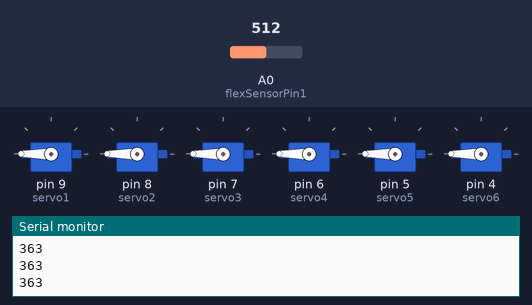
Bench run of a sketch on a simulated Arduino Uno, built with avr-gcc and run on an emulated ATmega328P. Parts: 6 × servo, the last lines printed to the serial monitor. The inputs (shaded band) are chosen by the test bench; at power-on: A0 (flexSensorPin1) = 512.

Above: at 1.2 s.
1.3 s: A0 (flexSensorPin1) set to 716
At 3.0 s:
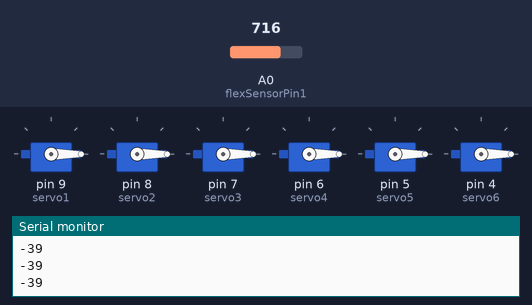
4.3 s: A0 (flexSensorPin1) set to 511
At 4.46 s:
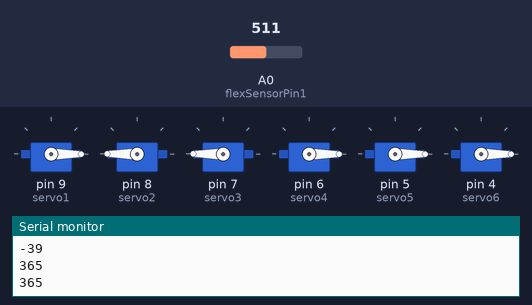
7.3 s: A0 (flexSensorPin1) set to 458
8.8 s: A0 (flexSensorPin1) set to 431
At 8.98 s:
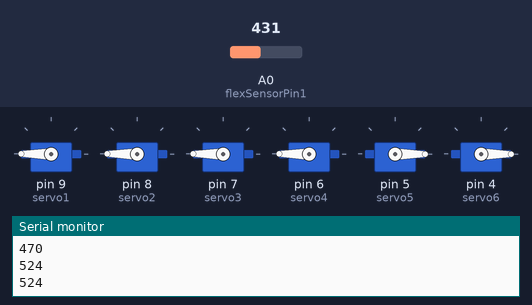
11.8 s: A0 (flexSensorPin1) set to 306
At 13.8 s:
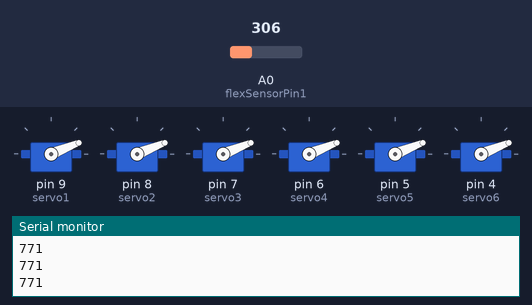
14.8 s: A0 (flexSensorPin1) set to 170
At 16.5 s:
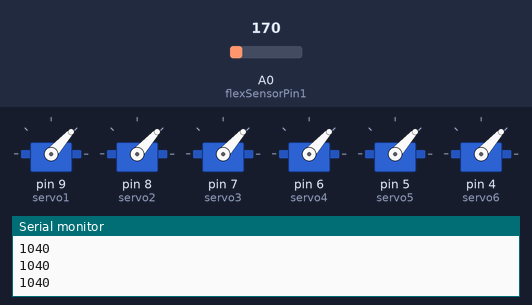
Timing chart, 0 to 18.0 s (numbered marks = the images above; inputs shaded):
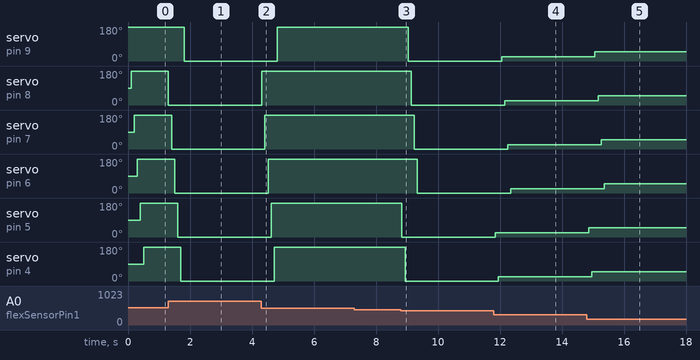

Measured:
- the behaviour switches between 444 and 443 on A0 (flexSensorPin1) (found by bisection; images 2 and 3)
- after the input at 1.3 s, servo on pin 9 (servo1): 180° → 0° after 0.51 s; servo on pin 8 (servo2): 180° → 0° at once; servo on pin 7 (servo3): 180° → 0° after 0.11 s; servo on pin 6 (servo4): 180° → 0° after 0.21 s; servo on pin 5 (servo5): 180° → 0° after 0.31 s
- after the input at 4.3 s, servo on pin 9 (servo1): 0° → 180° after 0.52 s; servo on pin 8 (servo2): 0° → 180° at once; servo on pin 7 (servo3): 0° → 180° after 0.12 s; servo on pin 6 (servo4): 0° → 180° after 0.22 s; servo on pin 5 (servo5): 0° → 180° after 0.32 s
- after the input at 8.8 s, servo on pin 9 (servo1): 180° → 0° after 0.24 s; servo on pin 8 (servo2): 180° → 0° after 0.34 s; servo on pin 7 (servo3): 180° → 0° after 0.44 s; servo on pin 6 (servo4): 180° → 0° after 0.54 s; servo on pin 5 (servo5): 180° → 0° at once
- after the input at 11.8 s, servo on pin 9 (servo1): 0° → 22° after 0.25 s; servo on pin 8 (servo2): 0° → 22° after 0.35 s; servo on pin 7 (servo3): 0° → 22° after 0.45 s; servo on pin 6 (servo4): 0° → 22° after 0.55 s; servo on pin 5 (servo5): 0° → 22° after 0.05 s
- after the input at 14.8 s, servo on pin 9 (servo1): 22° → 48° after 0.26 s; servo on pin 8 (servo2): 22° → 48° after 0.36 s; servo on pin 7 (servo3): 22° → 48° after 0.46 s; servo on pin 6 (servo4): 22° → 48° after 0.56 s; servo on pin 5 (servo5): 22° → 48° after 0.06 s

The sketch:

final_code.ino
```cpp
#include <Servo.h>
int flexSensorPin1 = A0;
int flexSensorPin2 = A0;
int flexSensorPin3 = A0;
int flexSensorPin4 = A0;
int flexSensorPin5 = A0;
int flexSensorPin6 = A0;
int pos=0;
Servo servo1,servo2,servo3,servo4,servo5,servo6;

void setup()
{
Serial.begin(9600);
servo1.attach(9);
servo2.attach(8);
servo3.attach(7);
servo4.attach(6);
servo5.attach(5);
servo6.attach(4);
pinMode(flexSensorPin1,INPUT);
pinMode(flexSensorPin2,INPUT);
pinMode(flexSensorPin3,INPUT);
pinMode(flexSensorPin4,INPUT);
pinMode(flexSensorPin5,INPUT);
pinMode(flexSensorPin6,INPUT);
}

void loop()
{
int fsr1=analogRead(flexSensorPin1);
//myServo.write(x);
//Serial.println(fsr);
int s1=map(fsr1, 605, 696, 180, 0);
Serial.println(s1);
if(s1>0 ||s1<180)
servo1.write((s1));
delay(100);

int fsr2=analogRead(flexSensorPin2);
//myServo.write(x);
//Serial.println(fsr);
int s2=map(fsr2, 605, 696, 180, 0);
Serial.println(s2);
if(s2>0 ||s2<180)
servo2.write((s2));
delay(100);

int fsr3=analogRead(flexSensorPin3)
;
//myServo.write(x);
//Serial.println(fsr);
int s3=map(fsr3, 605, 696, 180, 0);
Serial.println(s3);
if(s3>0 ||s3<180)
servo3.write((s3));
delay(100);

int fsr4=analogRead(flexSensorPin4);
//myServo.write(x);
//Serial.println(fsr);
int s4=map(fsr4, 605, 696, 180, 0);
Serial.println(s4);
if(s4>0 ||s4<180)
servo4.write((s4));
delay(100);

int fsr5=analogRead(flexSensorPin5);
//myServo.write(x);
//Serial.println(fsr);
int s5=map(fsr5, 605, 696, 180, 0);
Serial.println(s5);
if(s5>0 ||s5<180)
servo5.write((s5));
delay(100);

int fsr6=analogRead(flexSensorPin6);
//myServo.write(x);
//Serial.println(fsr);
int s6=map(fsr6, 605, 696, 180, 0);
Serial.println(s6);
if(s6>0 ||s6<180)
servo6.write((s6));
delay(100);
}
```
